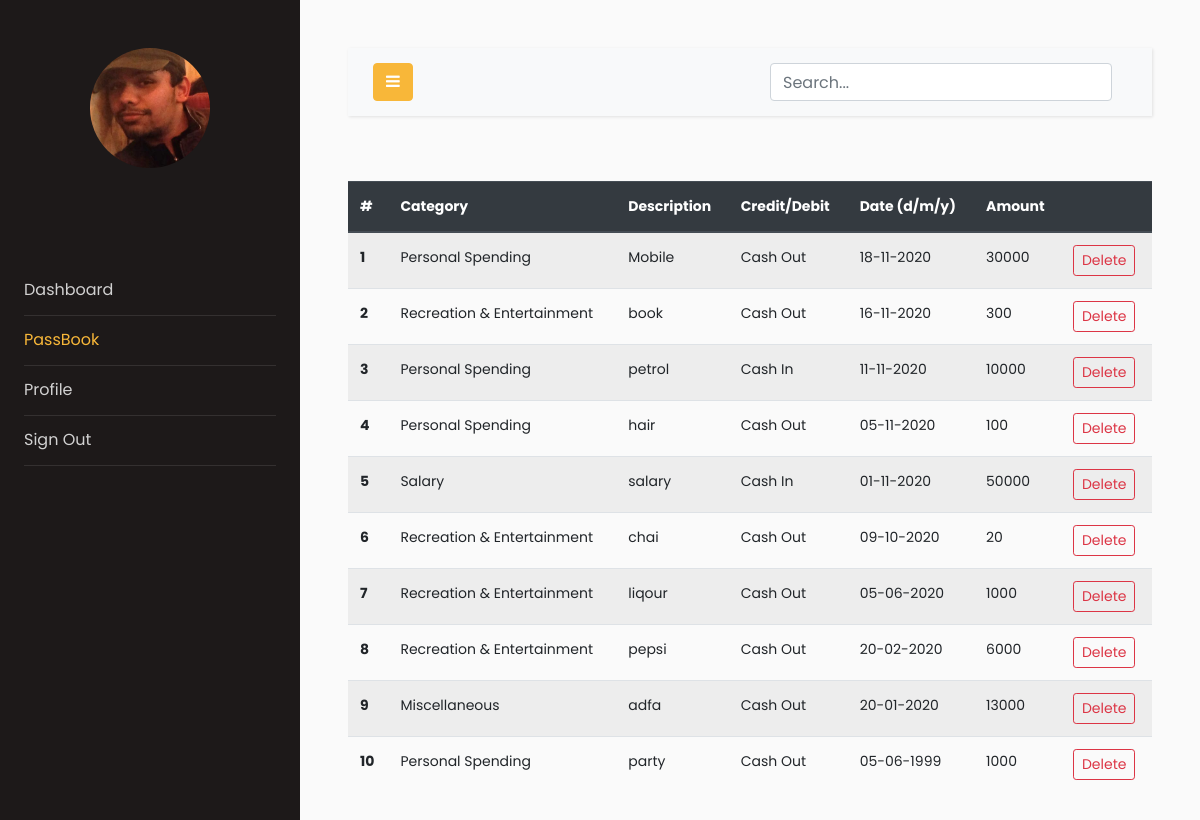
The page /passbook (signed in) on the database as committed earlier.
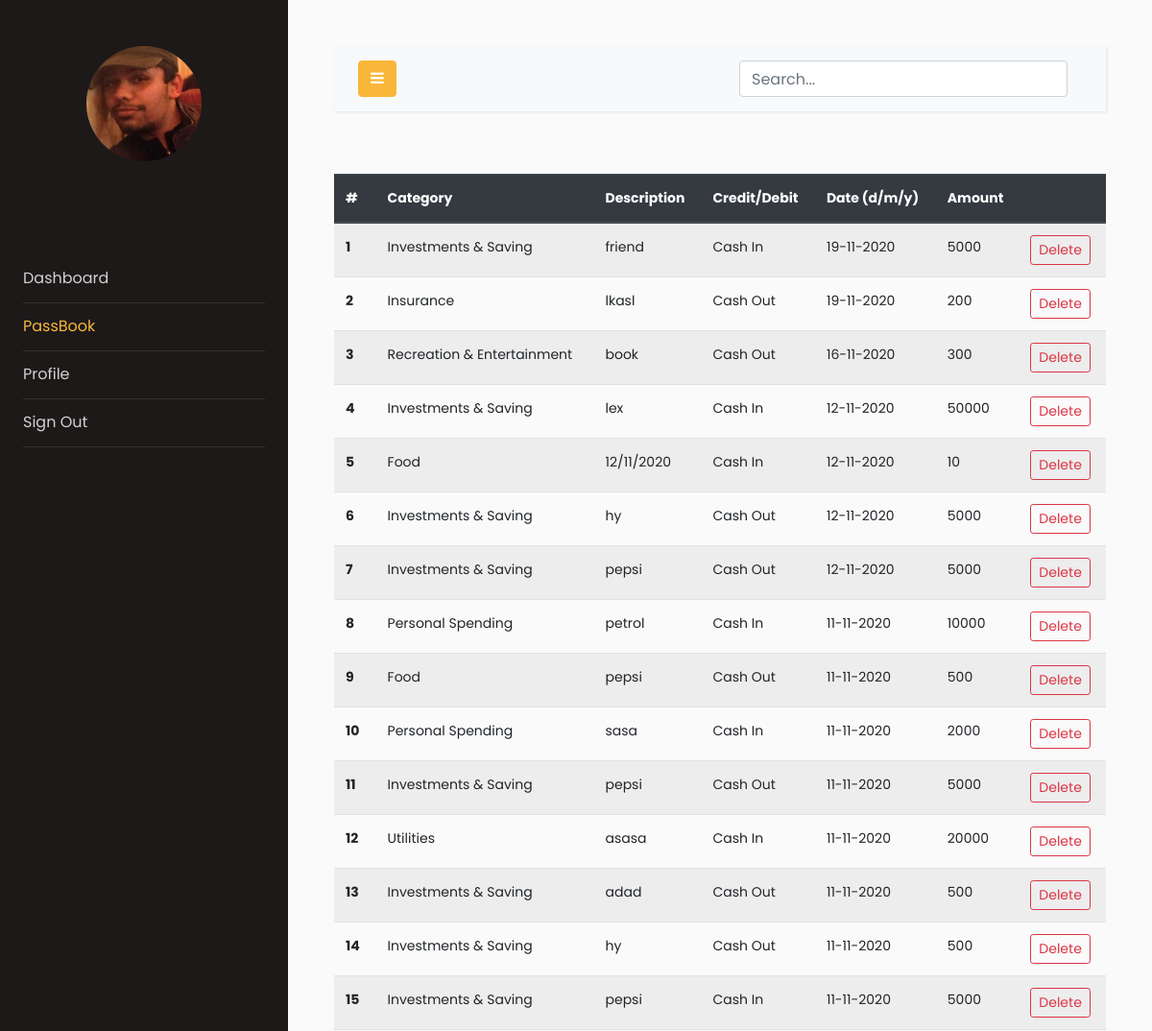
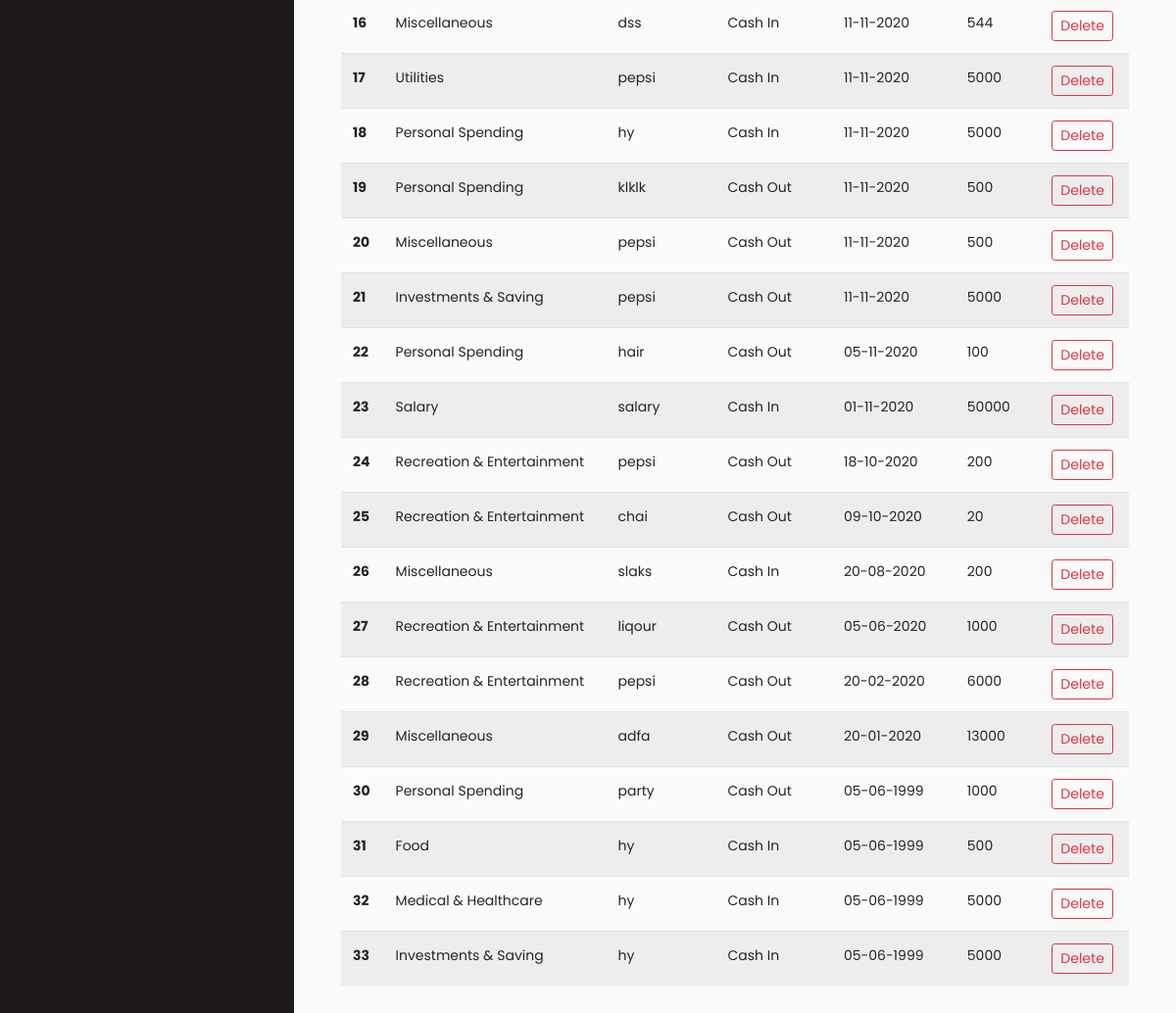
The same page on the database as committed later (2 pictures, top to bottom).
### models.py (models this page shows, shortened)
class Users(db.Model, UserMixin):
    __tablename__ = "users"
    id = db.Column(db.Integer, primary_key=True)
    email = db.Column(db.String(64), unique=True, index=True)
    name = db.Column(db.String(64))
    pasword_hash = db.Column(db.String(128))
    income = db.Column(db.Integer)
    budget = db.Column(db.Integer)
    profile_image = db.Column(db.String(128), nullable=False, default='default_profile.png')
    trans = db.relationship('Transactions', backref='User', lazy='dynamic')

class Transactions(db.Model):
    __searchable__ = ['description','cat','amount','date']
    users = db.relationship(Users)
    id = db.Column(db.Integer, primary_key=True)
    cashFlow = db.Column(db.Integer)
    amount = db.Column(db.Integer)
    description = db.Column(db.String(64))
    cat = db.Column(db.String(64))
    date = db.Column(db.DateTime)
    userId = db.Column(db.Integer, db.ForeignKey('users.id'), nullable=False)

### app.py (the view)
@app.route("/passbook", methods=["GET", "POST"])
@login_required
def passbook():
    uid = current_user.id
    trans_data = Transactions.query.filter_by(userId=uid).order_by(
        Transactions.date.desc()
    )
    return render_template("passbook.html", trans_data=trans_data)

### models.py (called while the page is built)
@login_manager.user_loader
def load_user(user_id):
    return Users.query.get(user_id)

### templates/passbook.html (shortened to what this page needs)
<!doctype html>
<html lang="en">
<head>
    <link rel="stylesheet" href="https://stackpath.bootstrapcdn.com/font-awesome/4.7.0/css/font-awesome.min.css">
<link rel="stylesheet" href="{{ url_for('static', filename='css1/style.css') }}">
</head>
<body>
    <div class="wrapper d-flex align-items-stretch">
        <nav id="sidebar">
            <div class="p-4 pt-5">
                <a href="#" class="img logo rounded-circle mb-5" style="background-image: url({{url_for('static',filename='profile_pics/'+current_user.profile_image)}})"></a>
                <br>
                <br>
                <ul class="list-unstyled components mb-5">
                    <li>
                        <a href="{{url_for('dashboard')}}">Dashboard</a>
                    </li>
                    <li class="active">
                        <a href="{{url_for('passbook')}}">PassBook</a>
                    </li>
                    <li>
                        <a href="{{url_for('profile')}}">Profile</a>
                    </li>
                    <li>
                        <a href="{{url_for('logout')}}">Sign Out</a>
                    </li>
                </ul>
            </div>
        </nav>
        <div id="content" class="p-4 p-md-5">
            <nav class="navbar navbar-expand-lg navbar-light bg-light">
                <div class="container-fluid">
                    <button type="button" id="sidebarCollapse" class="btn btn-primary">
                        <i class="fa fa-bars"></i>
                    </button>
                    <form action="search" , method="GET">
                        <div class="container h-50">
                            <div class="d-flex justify-content-center h-100">
                                <input type="search" class="form-control ds-input" id="search-input" name="query" placeholder="Search..." aria-label="Search for..."
                                    autocomplete="off" data-docs-version="4.5" spellcheck="false" role="combobox" aria-autocomplete="list"
                                    aria-expanded="false" aria-owns="algolia-autocomplete-listbox-0" dir="auto"
                                    style="position: relative; vertical-align: top;">
                            </div>
                        </div>
                    </form>
                </div>
            </nav>
            <br>
            <table class="table table-striped">
                <thead class="thead-dark">
                    <tr>
                        <th scope="col">#</th>
                        <th scope="col">Category</th>
                        <th scope="col">Description</th>
                        <th scope="col">Credit/Debit</th>
                        <th scope="col">Date (d/m/y)</th>
                        <th scope="col">Amount</th>
                        <th scope="col"></th>
                    </tr>
                </thead>
                <tbody>
                    {%for r in trans_data%}
                    <tr>
                        <th scope="row">{{loop.index0 + 1}}</th>
                        <td>{{r.cat}}</td>
                        <td>{{r.description}}</td>
                        {%if r.cashFlow == 1 %}
                        <td>Cash In</td>
                        {%else%}
                        <td>Cash Out</td>
                        {%endif%}
                        <td>{{r.date.strftime('%d-%m-%Y')}}</td>
                        <td>{{r.amount}}</td>
                        <td><button type="button" class="btn btn-outline-danger btn-sm" data-toggle="modal" data-target="#del{{r.id}}">
                            Delete
                        </button></td>
                    </tr>
                    {%endfor%}
                </tbody>
            </table>
        </div>
    </div>
</body>
</html>

Rows that differ between the two databases and show on the page:
removed Transactions: cat "Personal Spending", description "Mobile", cashFlow "Cash Out", date "18-11-2020", amount "30000"
added Transactions: cat "Investments & Saving", description "friend", cashFlow "Cash In", date "19-11-2020", amount "5000"
added Transactions: cat "Insurance", description "lkasl", cashFlow "Cash Out", date "19-11-2020", amount "200"
added Transactions: cat "Investments & Saving", description "lex", cashFlow "Cash In", date "12-11-2020", amount "50000"
added Transactions: cat "Food", description "12/11/2020", cashFlow "Cash In", date "12-11-2020", amount "10"
added Transactions: cat "Investments & Saving", description "hy", cashFlow "Cash Out", date "12-11-2020", amount "5000"
added Transactions: cat "Investments & Saving", description "pepsi", cashFlow "Cash Out", date "12-11-2020", amount "5000"
added Transactions: cat "Food", description "pepsi", cashFlow "Cash Out", date "11-11-2020", amount "500"
added Transactions: cat "Personal Spending", description "sasa", cashFlow "Cash In", date "11-11-2020", amount "2000"
added Transactions: cat "Investments & Saving", description "pepsi", cashFlow "Cash Out", date "11-11-2020", amount "5000"
added Transactions: cat "Utilities", description "asasa", cashFlow "Cash In", date "11-11-2020", amount "20000"
added Transactions: cat "Investments & Saving", description "adad", cashFlow "Cash Out", date "11-11-2020", amount "500"
added Transactions: cat "Investments & Saving", description "hy", cashFlow "Cash Out", date "11-11-2020", amount "500"
added Transactions: cat "Investments & Saving", description "pepsi", cashFlow "Cash In", date "11-11-2020", amount "5000"
added Transactions: cat "Miscellaneous", description "dss", cashFlow "Cash In", date "11-11-2020", amount "544"
added Transactions: cat "Utilities", description "pepsi", cashFlow "Cash In", date "11-11-2020", amount "5000"
added Transactions: cat "Personal Spending", description "hy", cashFlow "Cash In", date "11-11-2020", amount "5000"
added Transactions: cat "Personal Spending", description "klklk", cashFlow "Cash Out", date "11-11-2020", amount "500"
added Transactions: cat "Miscellaneous", description "pepsi", cashFlow "Cash Out", date "11-11-2020", amount "500"
added Transactions: cat "Investments & Saving", description "pepsi", cashFlow "Cash Out", date "11-11-2020", amount "5000"
added Transactions: cat "Recreation & Entertainment", description "pepsi", cashFlow "Cash Out", date "18-10-2020", amount "200"
added Transactions: cat "Miscellaneous", description "slaks", cashFlow "Cash In", date "20-08-2020", amount "200"
added Transactions: cat "Food", description "hy", cashFlow "Cash In", date "05-06-1999", amount "500"
added Transactions: cat "Medical & Healthcare", description "hy", cashFlow "Cash In", date "05-06-1999", amount "5000"
added Transactions: cat "Investments & Saving", description "hy", cashFlow "Cash In", date "05-06-1999", amount "5000"
